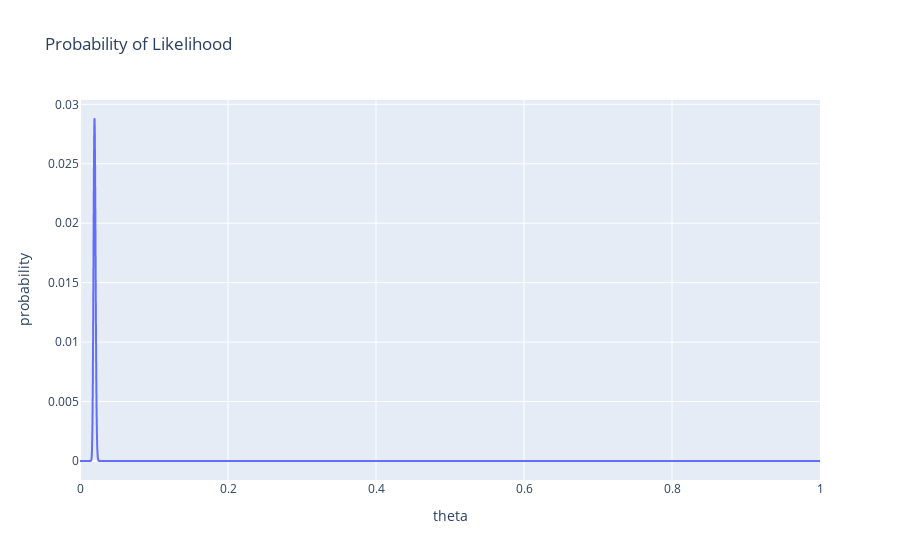

The cell this chart's notebook holds for it:
### Code cell
charters.chart(
    pd.DataFrame({"theta": theta_range, "probability": likelihood}),
    x_axis="theta",
    y_axis="probability",
    title="Probability of Likelihood",
)

### Figure 1 — Plotly figure (JSON) as saved in the notebook; plotly's stock layout.template omitted (floating-point values rounded to 4 significant figures; data arrays with more than 128 entries replaced by an {"elided": "..."} marker saying what was removed)
{"data": [{"hovertemplate": "theta=%{x}<br>probability=%{y}<extra></extra>", "legendgroup": "", "line": {"color": "#636efa", "dash": "solid"}, "marker": {"symbol": "circle"}, "mode": "lines", "name": "", "showlegend": false, "type": "scattergl", "x": {"elided": "10000 float values"}, "xaxis": "x", "y": {"elided": "10000 float values"}, "yaxis": "y"}], "layout": {"autosize": true, "legend": {"tracegroupgap": 0}, "title": {"text": "Probability of Likelihood"}, "xaxis": {"anchor": "y", "autorange": true, "domain": [0, 1], "range": [0, 1], "title": {"text": "theta"}, "type": "linear"}, "yaxis": {"anchor": "x", "autorange": true, "domain": [0, 1], "range": [-0.001598, 0.03037], "title": {"text": "probability"}, "type": "linear"}}}
